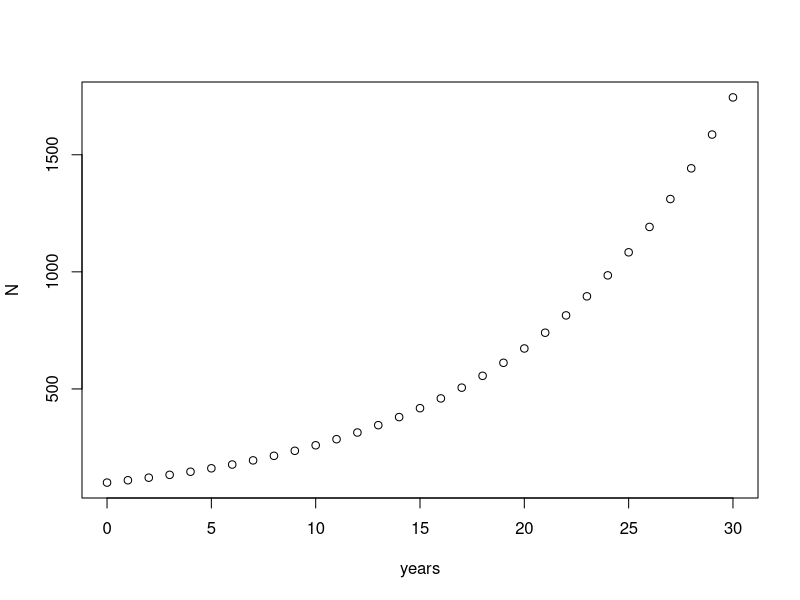

Here is the R script that generated this plot: (Note: this script raises an error after producing the figure.)
# https://kevintshoemaker.github.io/NRES-470/LAB1.html#procedure

# https://rstudio-pubs-static.s3.amazonaws.com/252603_9c6a71110dc74cc7832f154449235f7f.html#calculating-lambda-from-counts

# https://sites.google.com/site/wild8390/home/spring-2019/lecture-lab-schedule/week-1-introduction/population-models-in-r


r <- 0.1     #Assign the value of 0.1 to the object "r", or per-capita growth rate (discrete)
lambda <- 1+r
N0 <- 100    #Assign the value of 100 to the object "N0", or initial population size
nyears <- 30 #Assign the value of 30 to the object "nyears", or the number of time steps to simulate


years <- seq(from=0, to=nyears, by=1)   #Creates a sequence of numbers from 0 to the value stored in the object "nyears" (in this case, 50). Because you've told this sequence to increment by 1, you've created a string of numbers from 0 - 50 that contains 51 elements. A single series of elements (e.g., a single column of numbers) is called a vector. You then assign this vector to the object "years".


N <- numeric(nyears+1)    #Make an empty storage vector. The numeric() function takes the contents within the parentheses and converts those contents to the "numeric" class. Don't worry if this doesn't make sense -- what you need to know is that the value within the parentheses (in this case, 50+1=51) is used to tell this function how many zeros to create. So, this line of code creates a vector of 51 zeros, and assigns that vector to the object "N".

N[1] <- N0                # The brackets [] are used to indicate the position of an element within a vector. This line of code assigns the value of the object "N0" (100) to the first element in the "N" object. Remember, the "N" object is a vector of 51 zeros. Now, the first zero is changed to 100.
lambda <- 1 + r           # (1 + r) is equal to lambda, the finite rate of growth.  This stores the result of the calculation (1 + 0.1 = 1.1) in the object "lambda".
for (i in 2:(nyears+1)){  # This for-loop will run through the line of code between the curly brackets {}. "i" is simply the name of a variable (you can use "j", or "k", instead -- any variable name will do). "i" changes each time the loop iterates; basically, it will increase by 1 each time the loop is run, starting at "2" up until the specified maximum number of loops "50+1". 
  N[i] <- lambda*N[i-1]   # This takes the [i - 1] element of "N", multiplies that element by the value of lambda, then assigns that calculated result to the [i] element of "N".
}  


plot(N~years) 

growth <- function(r = 0.1, population = 100, time_steps = 50){
  years <- seq(from = 0, to = time_steps, by = 1)
  N <- numeric(time_steps+1)
  lambda <- 1+r
  N[1] <- population
  for(i in 2:(time_steps+1)){
    N[i] <- lambda*N[i-1]
  }
  cbind(N, )
  return(N)
}

r <- growth()

